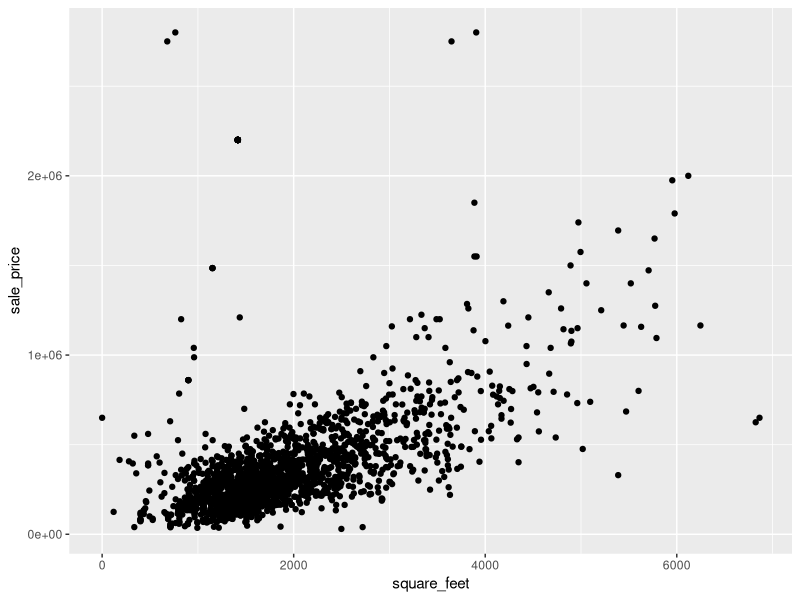
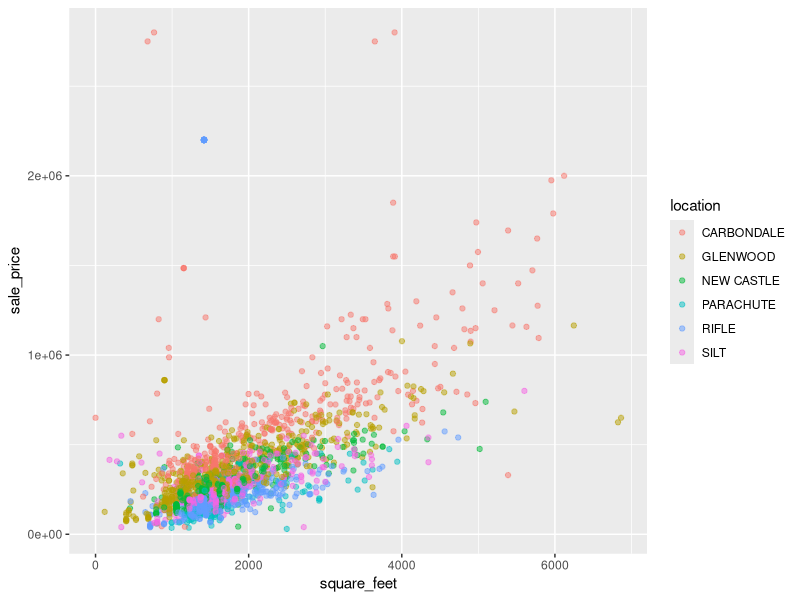
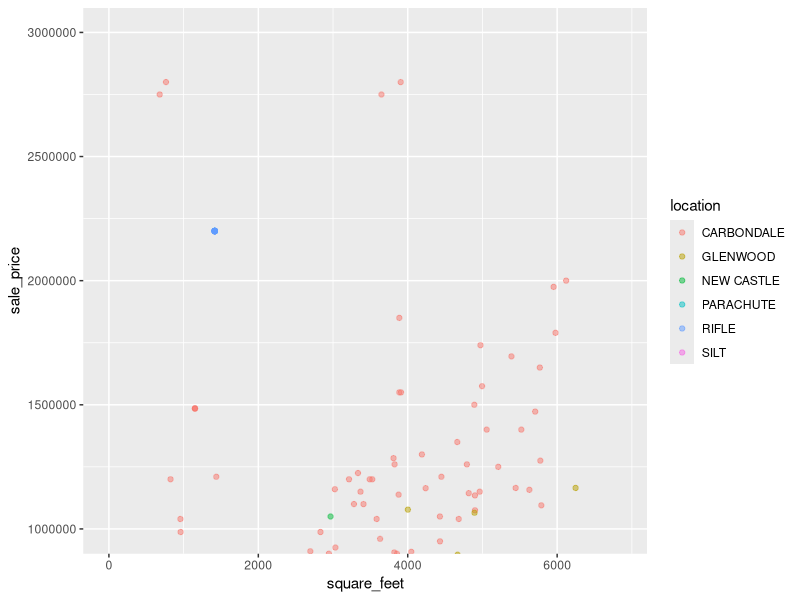
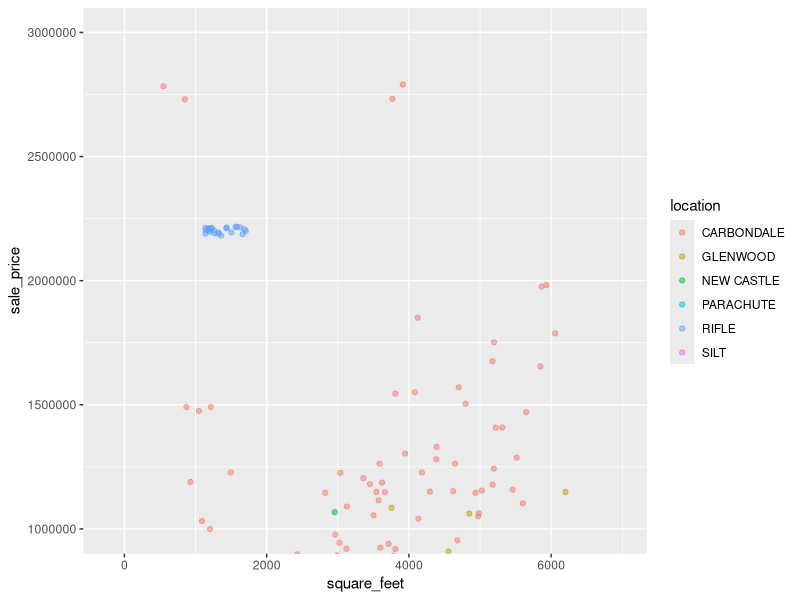
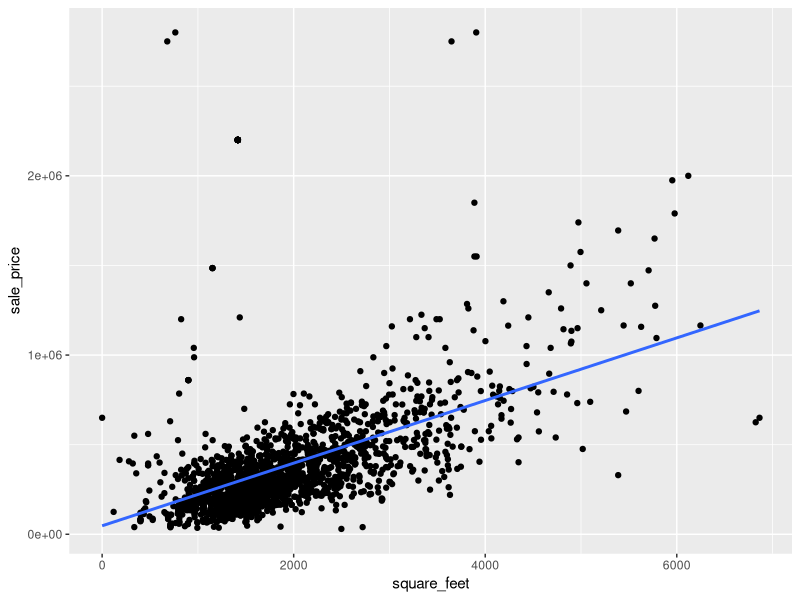
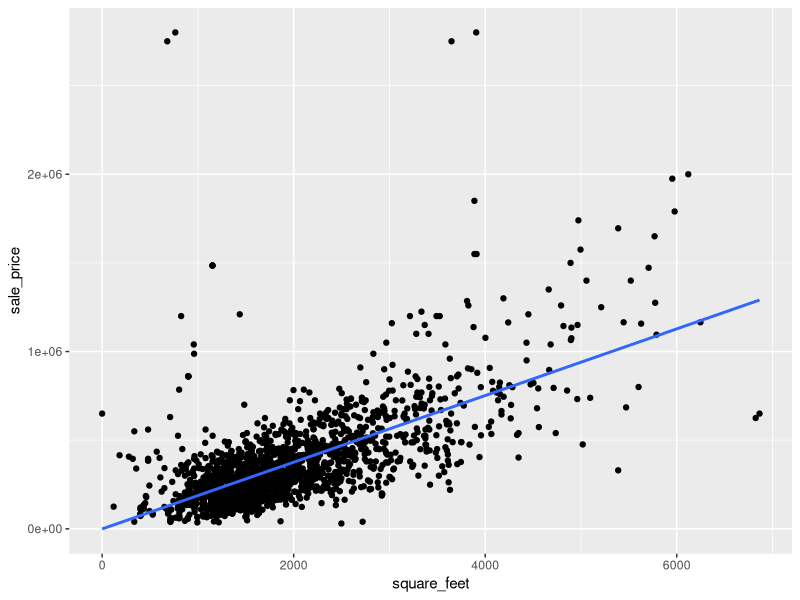
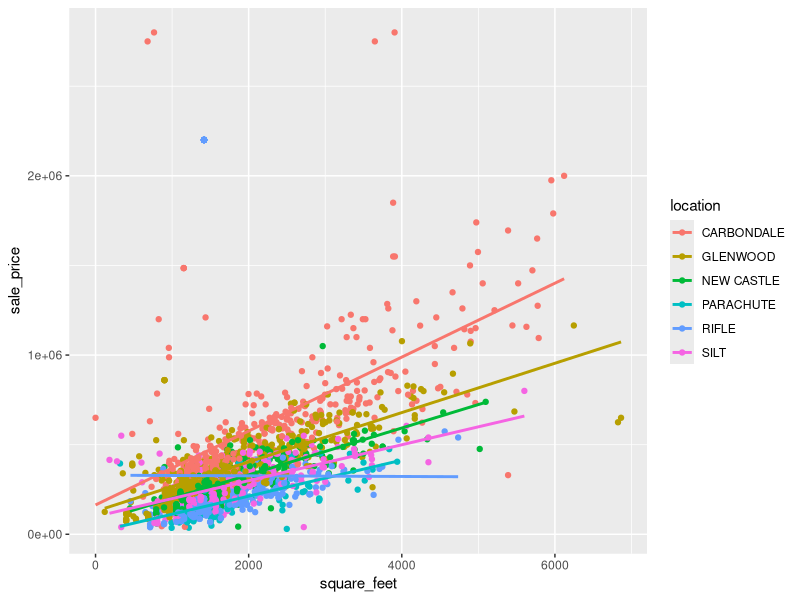
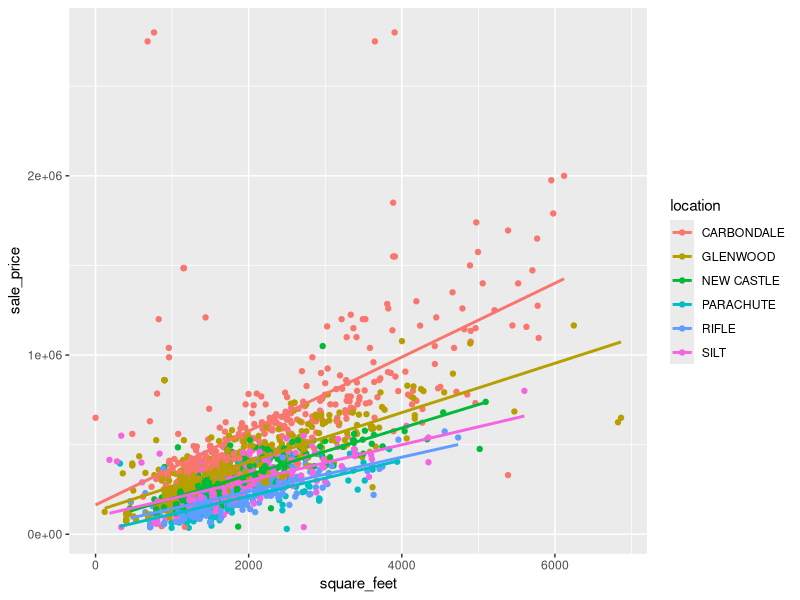

Recreate these plots in R, in order.
## ---- chunk 1
knitr::opts_chunk$set(echo = TRUE, fig.width = 6, fig.height = 3.7)
## ---- chunk 2
# This chunk includes the data processing steps to wrangle and clean the data
library(tidyverse) # For reading-in, wrangling, visualizing the data, and for pipe operator
library(readxl) # Tidyverse package for reading in Excel files
library(magrittr) # For the '%<>%' pipe operator
library(knitr) # For nicely formatted tables

# Read-in townhomes and condo sales data
townhomes <- read_xlsx("2017-comparable-sales-condos-townhomes.xlsx") 

# Read-in single family home sales data
single_family <- read_xlsx("2017-comparable-sales-single-family.xlsx") 

# Check column names and formats
glimpse(townhomes) 
glimpse(single_family)
# 'sale_price' column was coerced to numeric and special characters '$' and ',' removed

# Replace spaces in column names with underscores ('_') and make names lowercase
# the package 'magrittr' is used for the pipe operator, this is loaded with the 'tidyverse' library
colnames(townhomes) %<>% str_replace_all("\\s", "_") %<>% tolower() 
colnames(single_family) %<>% str_replace_all("\\s", "_") %<>% tolower()

# Rename column "actual_year_built" as "year_built" for consistency between datasets
townhomes <- townhomes %>% 
  rename(year_built = actual_year_built) 

# Add a "classifcation" column to the single_family dataset and set all values to "Single Family"
single_family <- single_family %>% 
  mutate(classification = "Single Family")

# bind_rows() throws an error b/c 'reception' column is numeric in townhomes dataset; convert to character
townhomes$reception <- as.character(townhomes$reception)

# Combine the datasets into one
home_sales <- bind_rows(single_family, townhomes)
glimpse(home_sales)
# No new columns were created during the 'bind_rows()' process, indicating all colums align
# Remove single_family and townhomes dataframes because they are no longer needed
rm(single_family, townhomes)

# unique(home_sales$classification) reveals a "Garage Only" type. Drop this.
home_sales <- home_sales %>% filter(classification != "Garage Only") 

# Rename the column "heated area" to "square_feet" for clarity, though technically not correct
home_sales <- home_sales %>% 
  rename(square_feet = heated_area)
## ---- chunk 3
glimpse(home_sales)
## ---- chunk 4
ggplot(data = home_sales, aes(x = square_feet, y = sale_price)) +
  geom_point()
## ---- chunk 5
ggplot(data = home_sales, aes(x = square_feet, y = sale_price, color = location)) +
  geom_point(alpha = 0.5)
## ---- chunk 6
ggplot(data = home_sales, aes(x = square_feet, y = sale_price, color = location)) +
  geom_point(alpha = 0.5) +
  coord_cartesian(ylim = c(1000000, 3000000))
## ---- chunk 7
ggplot(data = home_sales, aes(x = square_feet, y = sale_price, color = location)) +
  geom_jitter(alpha = 0.5, width = 300, height = 20000) +
  coord_cartesian(ylim = c(1000000, 3000000))
## ---- chunk 8
# High sale price observations
home_sales %>% arrange(desc(sale_price)) %>% select(c("sale_price", "location", "classification", "bedrooms", "square_feet")) %>% head(30)
## ---- chunk 9
# Remove erroneous high sale price observations
home_sales_fix <- home_sales %>% filter(location != "RIFLE" | classification != "Townhome" | sale_price != 2200000)
home_sales_fix %>% filter(location == "RIFLE" & classification == "Townhome") %>% arrange(desc(sale_price)) %>% head(10)
## ---- chunk 10
ggplot(data = home_sales, aes(x = square_feet, y = sale_price)) + 
  geom_point() + 
  geom_smooth(method = "lm", se = FALSE) # Method set to lm for the linear model
## ---- chunk 11
ggplot(data = home_sales_fix, aes(x = square_feet, y = sale_price)) + 
  geom_point() + 
  geom_smooth(method = "lm", se = FALSE) # Method set to lm for the linear model
## ---- chunk 12
ggplot(data = home_sales, aes(x = square_feet, y = sale_price, color = location)) + 
  geom_point() + 
  geom_smooth(method = "lm", se = FALSE) # Method set to lm for the linear model
## ---- chunk 13
ggplot(data = home_sales_fix, aes(x = square_feet, y = sale_price, color = location)) + 
  geom_point() + 
  geom_smooth(method = "lm", se = FALSE) # Method set to lm for the linear model
## ---- chunk 14
ggplot(home_sales, aes(square_feet, sale_price, color = location)) +
  geom_point(alpha = 0.5) +
  geom_smooth(method = "lm", se = FALSE) +
  facet_wrap(~ location)
## ---- chunk 15
ggplot(home_sales_fix, aes(square_feet, sale_price, color = location)) +
  geom_point(alpha = 0.5) +
  geom_smooth(method = "lm", se = FALSE) +
  facet_wrap(~ location)
## ---- chunk 16
# Import seattle rain gauge dataset
seattle_rain <- read_csv("Observed_Monthly_Rain_Gauge_Accumulations_Oct_2002_to_May_2017.csv")
## ---- chunk 17
seattle_rain # Display Monthly Rain Gauge Accumulations for Seattle
## ---- chunk 18
library(tidyr) 
seattle_rain_tall <- seattle_rain %>% 
  gather(RG01:RG20_25, key = rain_gauge, value = precip_inches) 
seattle_rain_tall
## ---- chunk 19
library(tidyr) 
seattle_rain_tall <- seattle_rain %>% 
  gather(key = rain_gauge, value = precip_inches, -Date) # Same result as before!
seattle_rain_tall 
